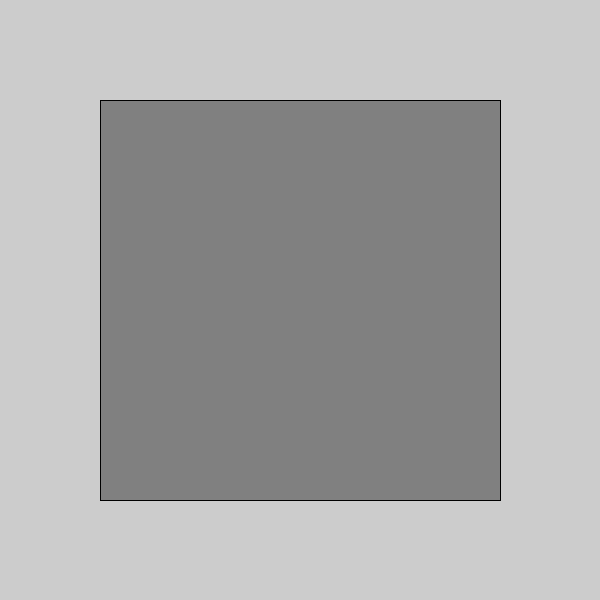
Frame 1 (no input)
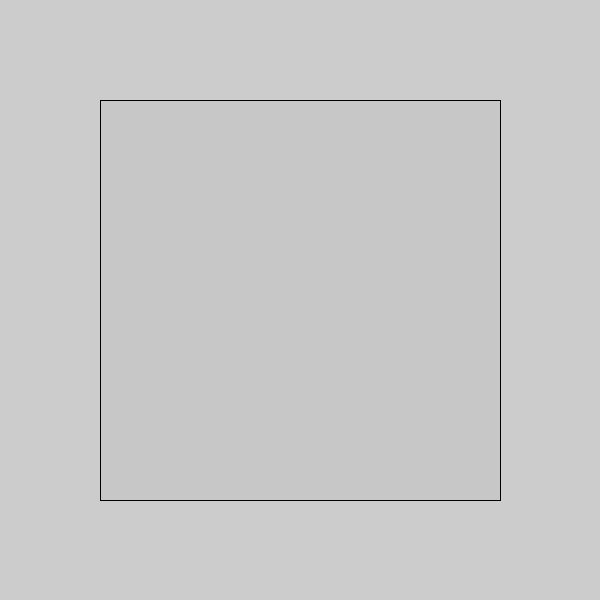
Frame 60 (the mouse pressed at the canvas centre just before this capture)
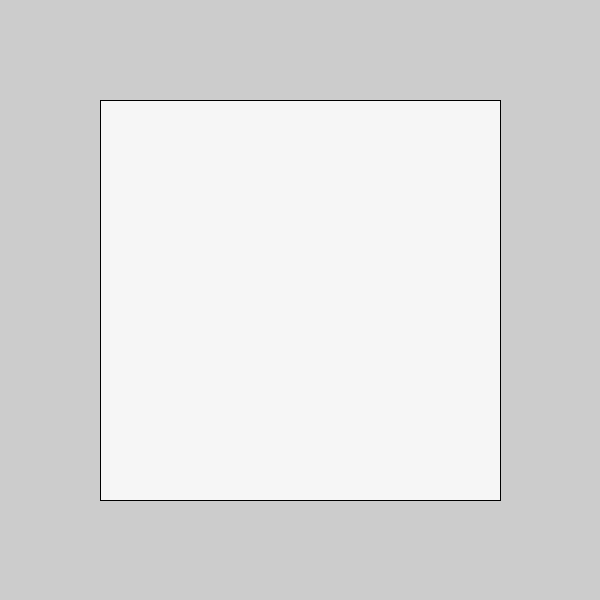
Frame 120 (the mouse held since frame 60 and released just before this capture)

The Processing sketch that drew these frames (run headless with seeded random() and noise(); from frame 60 on, the mouse is pressed at the canvas centre):

// Processing sketch: sketch_4
// ── sketch_4.pde
/*
this sketch uses an incrementation variable to change the
color of a rectangle from black to white.

replace the incrementation approach with a color transition
based on a sin() function for a smoother cycle.

remember that sin() returns a value from -1 to 1.
*/

float incr = 0.01;
float c = 0;

void setup() {
  size(600, 600);
}

void draw() {
  //if (c > 255 || c < 0) {
  //  incr = -incr;
  //} 
  c += incr;
  fill(map(sin(c), -1, 1, 0, 255));

  rect(100, 100, 400, 400);
}
